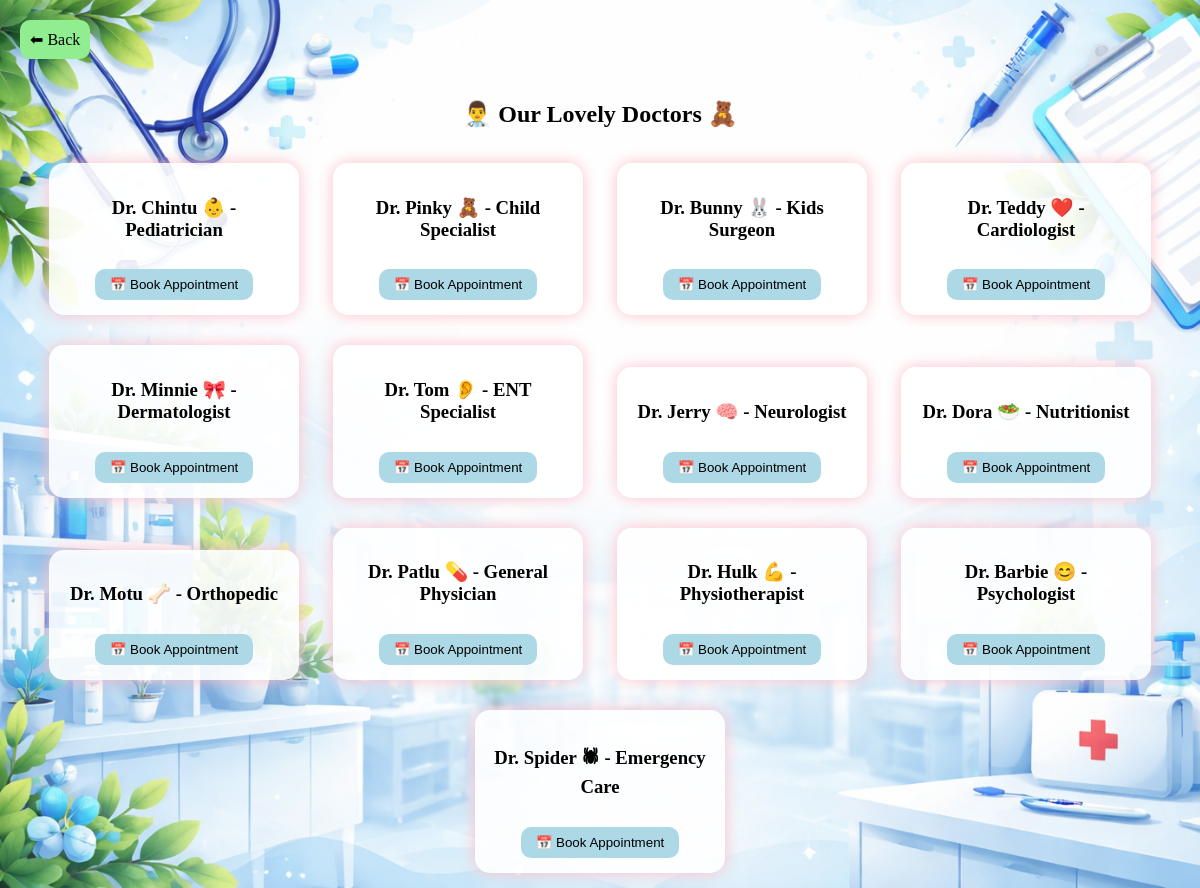
Page /doctors on the committed database.
### tables this page shows
CREATE TABLE users(
        id INTEGER PRIMARY KEY AUTOINCREMENT,
        name TEXT,
        email TEXT,
        phone TEXT,
        password TEXT,
        disease TEXT,
        role TEXT
    );

### app.py (the view)
@app.route("/doctors")
def doctors():
    db = get_db()
    doctors = db.execute("SELECT id,name FROM users WHERE role='doctor'").fetchall()
    return render_template("doctors.html", doctors=doctors)

### app.py (called while the page is built)
def get_db():
    return sqlite3.connect("database.db")

### templates/doctors.html (shortened to what this page needs)
<!DOCTYPE html>
<html>
<head>
</head>
<body>
<a href="/dashboard" class="back">⬅ Back</a>
<div class="container">
<h2>👨‍⚕️ Our Lovely Doctors 🧸</h2>
{% for d in doctors %}
  <div class="card">
    <h3>{{d[1]}}</h3>
    <a href="/book/{{d[0]}}">
      <button>📅 Book Appointment</button>
    </a>
  </div>
{% endfor %}
</div>
</body>
</html>

### templates/doctors.html (style rules this page uses)
body { margin: 0; font-family: Comic Sans MS; background: url('/static/images/doctors.png'); background-size: cover; }
.back { position: absolute; top: 20px; left: 20px; background: lightgreen; padding: 10px; border-radius: 10px; text-decoration: none; color: black; }
.container { text-align: center; padding-top: 80px; }
.card { display: inline-block; width: 220px; margin: 15px; padding: 15px; background: rgba(255,255,255,0.9); border-radius: 15px; box-shadow: 0px 0px 15px pink; animation: float 3s infinite; }
button { margin-top: 10px; padding: 8px 15px; border: none; border-radius: 10px; background: lightblue; cursor: pointer; }

### rows in the picture
users: name "Dr. Chintu 👶 - Pediatrician"
users: name "Dr. Pinky 🧸 - Child Specialist"
users: name "Dr. Bunny 🐰 - Kids Surgeon"
users: name "Dr. Teddy ❤️ - Cardiologist"
users: name "Dr. Minnie 🎀 - Dermatologist"
users: name "Dr. Tom 👂 - ENT Specialist"
users: name "Dr. Jerry 🧠 - Neurologist"
users: name "Dr. Dora 🥗 - Nutritionist"
users: name "Dr. Motu 🦴 - Orthopedic"
users: name "Dr. Patlu 💊 - General Physician"
users: name "Dr. Hulk 💪 - Physiotherapist"
users: name "Dr. Barbie 😊 - Psychologist"
users: name "Dr. Spider 🕷 - Emergency Care"
